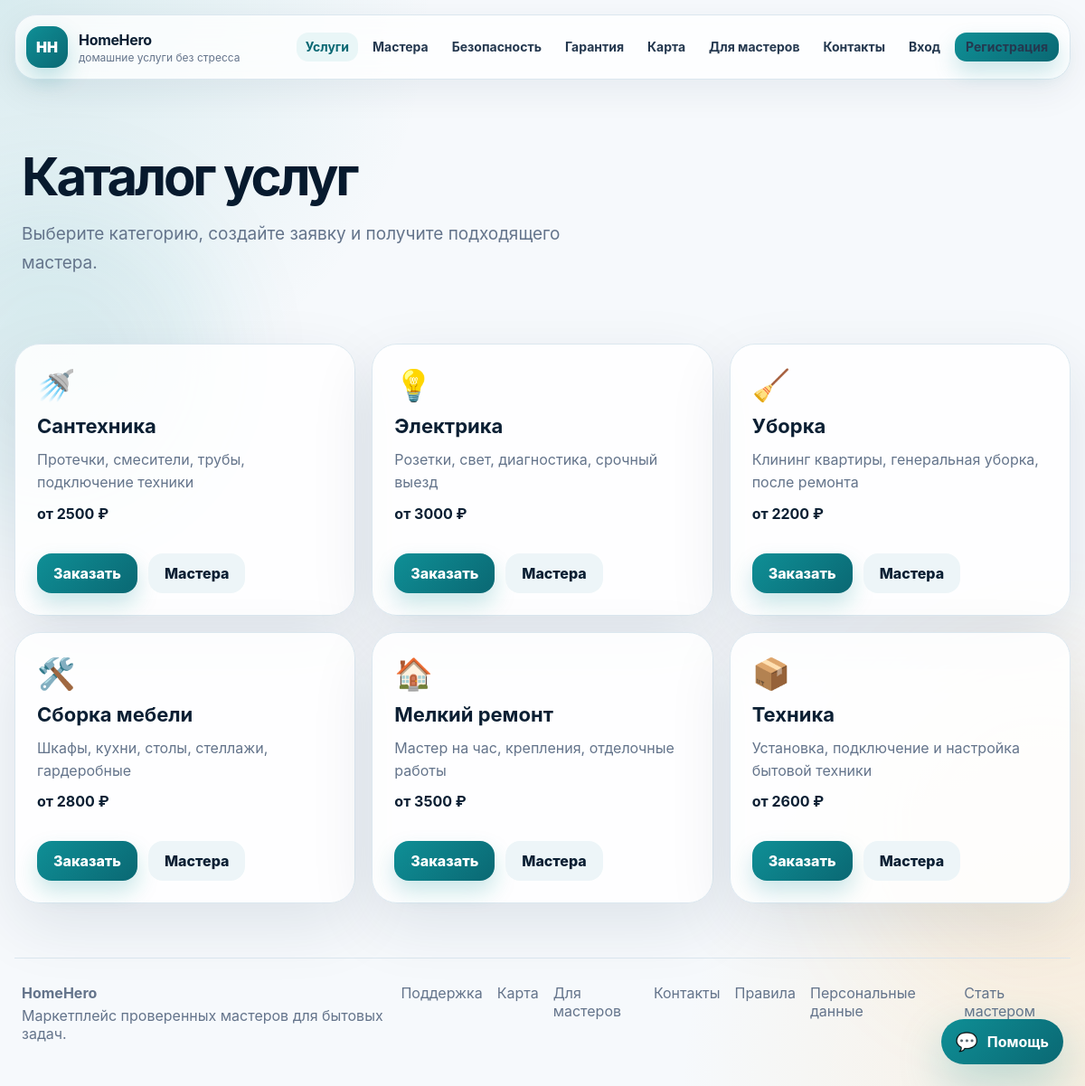
/catalog, run on the app's committed database.
### tables this page shows
CREATE TABLE categories (
        id INTEGER PRIMARY KEY AUTOINCREMENT,
        name TEXT NOT NULL UNIQUE,
        description TEXT NOT NULL,
        icon TEXT NOT NULL,
        base_price INTEGER NOT NULL
    );

### app.py (the view)
@app.route("/catalog")
def catalog():
    return render_template("catalog.html", categories=all_rows("SELECT * FROM categories ORDER BY id"))

### app.py (called while the page is built)
def db():
    if "db" not in g:
        g.db = sqlite3.connect(app.config["DATABASE"])
        g.db.row_factory = sqlite3.Row
    return g.db

def all_rows(sql, params=()):
    return db().execute(sql, params).fetchall()

@app.before_request
def load_user():
    user_id = session.get("user_id")
    g.user = one("SELECT * FROM users WHERE id=?", (user_id,)) if user_id else None

@app.context_processor
def globals_for_templates():
    try:
        categories = all_rows("SELECT * FROM categories ORDER BY name")
    except Exception:
        categories = []
    return {
        "nav_categories": categories,
        "status_labels": STATUS_LABELS,
        "payment_labels": PAYMENT_LABELS,
        "ticket_status_labels": TICKET_STATUS_LABELS,
        "ticket_priority_labels": TICKET_PRIORITY_LABELS,
        "verification_status_labels": VERIFICATION_STATUS_LABELS,
        "payment_event_labels": PAYMENT_EVENT_LABELS,
        "dispute_status_labels": DISPUTE_STATUS_LABELS,
        "avatar_src": avatar_src,
        "is_verified": is_verified,
        "current_year": datetime.now().year,
    }

### templates/catalog.html (shortened to what this page needs)
{% extends "base.html" %}
{% block content %}
<section class="page-head">
  <h1>Каталог услуг</h1>
  <p>Выберите категорию, создайте заявку и получите подходящего мастера.</p>
</section>
<div class="grid cards-3 section">
  {% for cat in categories %}
    <div class="service-card">
      <span>{{ cat.icon }}</span>
      <h3>{{ cat.name }}</h3>
      <p>{{ cat.description }}</p>
      <b>от {{ cat.base_price }} ₽</b>
      <div class="row-actions">
        <a class="btn btn-primary" href="{{ url_for('new_order', category_id=cat.id) if g.user else url_for('register') }}">Заказать</a>
        <a class="btn btn-light" href="{{ url_for('masters', category=cat.name) }}">Мастера</a>
      </div>
    </div>
  {% endfor %}
</div>
{% endblock %}

### templates/base.html (shortened to what this page needs)
<!doctype html>
<html lang="ru">
<head>
  <link rel="stylesheet" href="{{ url_for('static', filename='css/style.css') }}">
</head>
<body>
  <div class="page">
    <header class="header">
      <a href="{{ url_for('index') }}" class="brand">
        <span class="brand-mark">HH</span>
        <span>
          <strong>HomeHero</strong>
          <small>домашние услуги без стресса</small>
        </span>
      </a>
      <nav class="nav" id="nav">
        <a data-nav href="{{ url_for('catalog') }}">Услуги</a>
        <a data-nav href="{{ url_for('masters') }}">Мастера</a>
        <a data-nav href="{{ url_for('safety') }}">Безопасность</a>
        <a href="{{ url_for('guarantee') }}">Гарантия</a>
        <a href="{{ url_for('areas') }}">Карта</a>
        <a href="{{ url_for('for_masters') }}">Для мастеров</a>
        <a data-nav href="{{ url_for('contacts') }}">Контакты</a>
        {% if g.user %}
          <a data-nav href="{{ url_for('orders') }}">Заказы</a>
          <a data-nav href="{{ url_for('dashboard') }}">Кабинет</a>
          {% if g.user.verification_status != 'verified' %}<a href="{{ url_for('verification') }}">Проверка</a>{% endif %}
          <a href="{{ url_for('wallet') }}">Баланс</a>
          <a href="{{ url_for('payments') }}">Платежи</a>
          <a href="{{ url_for('disputes') }}">Споры</a>
          <a href="{{ url_for('notifications') }}">Уведомления</a>
          {% if g.user.role == 'master' %}<a href="{{ url_for('master_tools') }}">Мастер Pro</a>{% endif %}
          {% if g.user.role in ['admin', 'support'] %}<a href="{{ url_for('support_panel') }}">Поддержка</a>{% endif %}
          {% if g.user.role == 'admin' %}<a href="{{ url_for('admin') }}">Админ</a><a href="{{ url_for('admin_analytics') }}">Аналитика</a><a href="{{ url_for('admin_crm') }}">CRM</a>{% endif %}
          <a href="{{ url_for('logout') }}" class="btn btn-ghost">Выйти</a>
        {% else %}
          <a href="{{ url_for('login') }}">Вход</a>
          <a href="{{ url_for('register') }}" class="btn btn-primary">Регистрация</a>
        {% endif %}
      </nav>
    </header>
    <main>
      {% block content %}{% endblock %}
    </main>
    <footer class="footer">
      <div>
        <strong>HomeHero</strong>
        <p>Маркетплейс проверенных мастеров для бытовых задач.</p>
      </div>
      <div class="footer-links">
        <a href="{{ url_for('support') if g.user else url_for('login') }}">Поддержка</a>
        <a href="{{ url_for('areas') }}">Карта</a>
        <a href="{{ url_for('for_masters') }}">Для мастеров</a>
        <a data-nav href="{{ url_for('contacts') }}">Контакты</a>
        <a href="{{ url_for('legal') }}">Правила</a>
        <a href="{{ url_for('privacy') }}">Персональные данные</a>
        <a href="{{ url_for('become_master') if g.user else url_for('register') }}">Стать мастером</a>
      </div>
    </footer>
  </div>
  <button class="floating-help" type="button" data-help-open aria-label="Поддержка">
    <span>💬</span><b>Помощь</b>
  </button>
</body>
</html>

### data on the page
categories: icon "🚿", name "Сантехника", description "Протечки, смесители, трубы, подключение техники", base_price "2500"
categories: icon "💡", name "Электрика", description "Розетки, свет, диагностика, срочный выезд", base_price "3000"
categories: icon "🧹", name "Уборка", description "Клининг квартиры, генеральная уборка, после ремонта", base_price "2200"
categories: icon "🛠️", name "Сборка мебели", description "Шкафы, кухни, столы, стеллажи, гардеробные", base_price "2800"
categories: icon "🏠", name "Мелкий ремонт", description "Мастер на час, крепления, отделочные работы", base_price "3500"
categories: icon "📦", name "Техника", description "Установка, подключение и настройка бытовой техники", base_price "2600"
